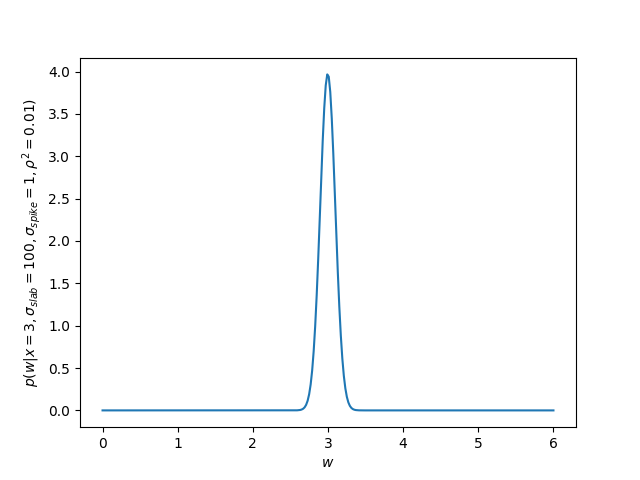

Here is the Python script that generated this plot:
import matplotlib.pyplot as plt
import numpy as np
import sklearn

def gaussian(x, mu, var):
    return np.exp(-np.power(x - mu, 2.) / (2 * var))/np.sqrt(2*np.pi*var)

def laplace(x, mu, b):
    return np.exp(-np.absolute(x-mu)/b)/(2*b)

w = np.linspace(0,6,300)

y = np.divide(gaussian(3, w, 0.01)*(gaussian(w,0, 100) + gaussian(w,0, 1)), gaussian(3, 0, 0.01+100)+gaussian(3,0,0.01+1))

a = 'p(w|x=3,\\sigma_{slab}=100,\\sigma_{spike}=1,\\rho^2=0.01)'

plt.xlabel('$w$')
plt.ylabel('$%s$'%a)


plt.plot(w,y)
plt.savefig('4-5.png')
